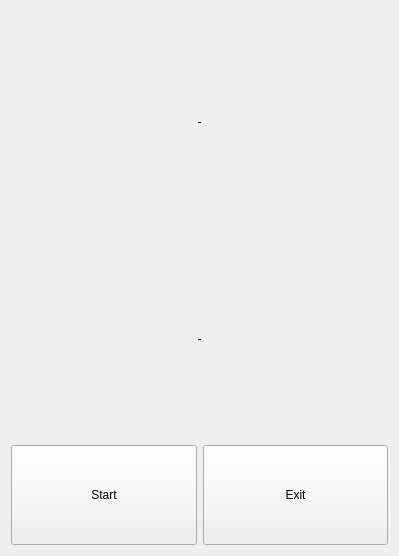
<?xml version="1.0" encoding="UTF-8"?>
<ui version="4.0">
 <class>Widget</class>
 <widget class="QWidget" name="Widget">
  <property name="geometry">
   <rect>
    <x>0</x>
    <y>0</y>
    <width>399</width>
    <height>556</height>
   </rect>
  </property>
  <property name="windowTitle">
   <string>Widget</string>
  </property>
  <layout class="QGridLayout" name="gridLayout">
   <item row="0" column="0">
    <layout class="QVBoxLayout" name="verticalLayout"/>
   </item>
   <item row="4" column="0">
    <layout class="QHBoxLayout" name="horizontalLayout">
     <item>
      <widget class="QPushButton" name="buttonStart">
       <property name="maximumSize">
        <size>
         <width>16777215</width>
         <height>100</height>
        </size>
       </property>
       <property name="text">
        <string>Start</string>
       </property>
      </widget>
     </item>
     <item>
      <widget class="QPushButton" name="pushButton_exit">
       <property name="maximumSize">
        <size>
         <width>16777215</width>
         <height>100</height>
        </size>
       </property>
       <property name="text">
        <string>Exit</string>
       </property>
      </widget>
     </item>
    </layout>
   </item>
   <item row="1" column="0">
    <layout class="QVBoxLayout" name="verticalLayout_2">
     <item>
      <widget class="QLabel" name="label_vario">
       <property name="text">
        <string>-</string>
       </property>
       <property name="alignment">
        <set>Qt::AlignCenter</set>
       </property>
      </widget>
     </item>
     <item>
      <widget class="QLabel" name="label_time">
       <property name="maximumSize">
        <size>
         <width>16777215</width>
         <height>200</height>
        </size>
       </property>
       <property name="text">
        <string>-</string>
       </property>
       <property name="alignment">
        <set>Qt::AlignCenter</set>
       </property>
      </widget>
     </item>
    </layout>
   </item>
  </layout>
 </widget>
 <layoutdefault spacing="6" margin="11"/>
 <resources/>
 <connections/>
</ui>
